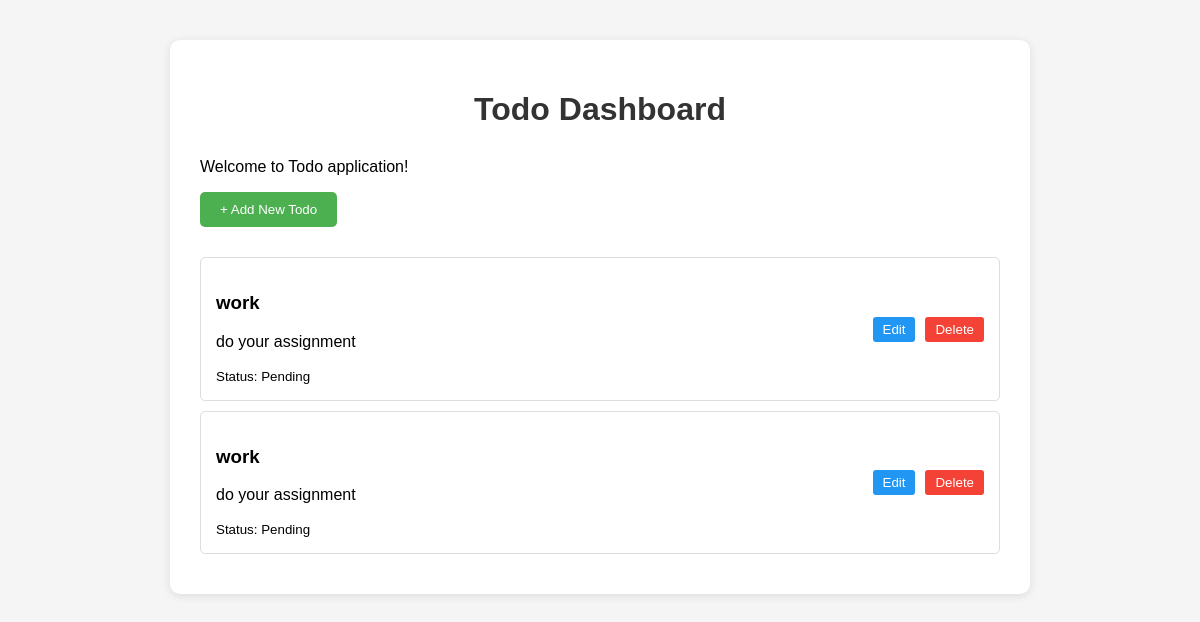
Before: / with the older database file.
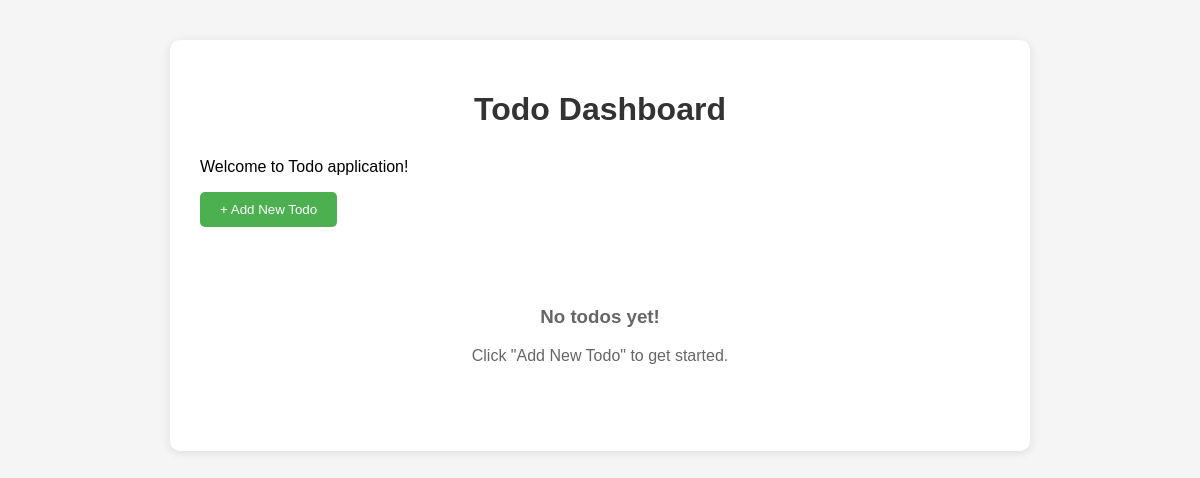
After: the same page with the newer database file.
### models/model.py (models this page shows)
class Todo(Base):
    __tablename__ = "todos"
    id = Column(Integer, primary_key=True, index=True)
    title = Column(String(100), nullable=False)
    description = Column(String(300), nullable=True)
    completed = Column(Boolean, default=False)

### main.py (the view)
@app.get("/")
def dashboard(request: Request, db: Session = Depends(get_db)):
    todos = db.query(Todo).all()
    return templates.TemplateResponse("dashboard.html", {
        "request": request,
        "todos": todos
    })

### template/dashboard.html (shortened to what this page needs)
<!DOCTYPE html>
<html lang="en">
<head>
</head>
<body>
    <div class="container">
        <h1>Todo Dashboard</h1>
        <p>Welcome to Todo application!</p>
        <button class="add-todo" onclick="addTodo()">+ Add New Todo</button>
        {% if todos %}
            {% for todo in todos %}
            <div class="todo-item {% if todo.completed %}completed{% endif %}">
                <div>
                    <h3>{{ todo.title }}</h3>
                    <p>{{ todo.description }}</p>
                    <small>Status: {% if todo.completed %}Completed{% else %}Pending{% endif %}</small>
                </div>
                <div class="todo-actions">
                    <button class="btn btn-edit" onclick="editTodo({ {todo_id }})">Edit</button>
                    <button class="btn btn-delete" onclick="deleteTodo({ {todo_id }})">Delete</button>
                </div>
            </div>
            {% endfor %}
        {% else %}
            <div class="empty-state">
                <h3>No todos yet!</h3>
                <p>Click "Add New Todo" to get started.</p>
            </div>
        {% endif %}
    </div>
</body>
</html>

### template/dashboard.html (style rules this page uses)
body { font-family: Arial, sans-serif; margin: 40px; background: #f5f5f5; }
.container { max-width: 800px; margin: 0 auto; background: white; padding: 30px; border-radius: 10px; box-shadow: 0 2px 10px rgba(0,0,0,0.1); }
h1 { color: #333; text-align: center; margin-bottom: 30px; }
.add-todo { background: #4CAF50; color: white; padding: 10px 20px; border: none; border-radius: 5px; cursor: pointer; margin-bottom: 20px; }
.empty-state { text-align: center; color: #666; padding: 40px; }

Changed rows visible on the page:
removed Todo: title "work", description "do your assignment", completed "Pending"
removed Todo: title "work", description "do your assignment", completed "Pending"
Other visible differences:
text now shown: "No todos yet! Click \"Add New Todo\" to get started."
